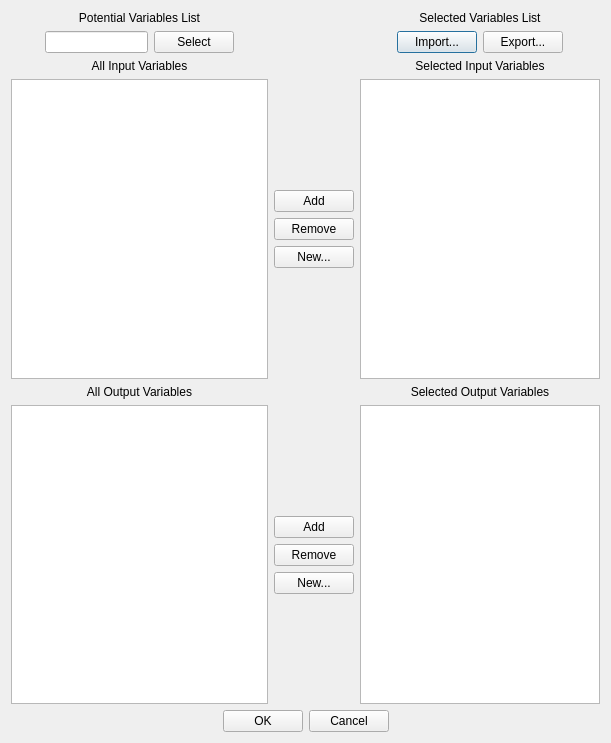
<?xml version="1.0" encoding="UTF-8"?>
<ui version="4.0">
 <class>SelectVarsDialog</class>
 <widget class="QDialog" name="SelectVarsDialog">
  <property name="geometry">
   <rect>
    <x>0</x>
    <y>0</y>
    <width>611</width>
    <height>743</height>
   </rect>
  </property>
  <property name="windowTitle">
   <string>Select Variables of Interest</string>
  </property>
  <layout class="QVBoxLayout" name="verticalLayout">
   <item>
    <layout class="QGridLayout" name="gridLayout">
     <item row="0" column="0">
      <widget class="QLabel" name="label">
       <property name="text">
        <string>Potential Variables List</string>
       </property>
       <property name="alignment">
        <set>Qt::AlignCenter</set>
       </property>
      </widget>
     </item>
     <item row="0" column="2">
      <widget class="QLabel" name="label_6">
       <property name="text">
        <string>Selected Variables List</string>
       </property>
       <property name="alignment">
        <set>Qt::AlignCenter</set>
       </property>
      </widget>
     </item>
     <item row="1" column="2">
      <layout class="QHBoxLayout" name="horizontalLayout_2">
       <item>
        <spacer name="horizontalSpacer_6">
         <property name="orientation">
          <enum>Qt::Horizontal</enum>
         </property>
         <property name="sizeHint" stdset="0">
          <size>
           <width>40</width>
           <height>20</height>
          </size>
         </property>
        </spacer>
       </item>
       <item>
        <widget class="QPushButton" name="loadVarsButton">
         <property name="text">
          <string>Import...</string>
         </property>
        </widget>
       </item>
       <item>
        <widget class="QPushButton" name="saveVarsButton">
         <property name="text">
          <string>Export...</string>
         </property>
        </widget>
       </item>
       <item>
        <spacer name="horizontalSpacer_5">
         <property name="orientation">
          <enum>Qt::Horizontal</enum>
         </property>
         <property name="sizeHint" stdset="0">
          <size>
           <width>40</width>
           <height>20</height>
          </size>
         </property>
        </spacer>
       </item>
      </layout>
     </item>
     <item row="2" column="0">
      <widget class="QLabel" name="label_4">
       <property name="text">
        <string>All Input Variables</string>
       </property>
       <property name="alignment">
        <set>Qt::AlignCenter</set>
       </property>
      </widget>
     </item>
     <item row="2" column="2">
      <widget class="QLabel" name="label_5">
       <property name="text">
        <string>Selected Input Variables</string>
       </property>
       <property name="alignment">
        <set>Qt::AlignCenter</set>
       </property>
      </widget>
     </item>
     <item row="3" column="0">
      <widget class="QListWidget" name="allInputVarListWidget">
       <property name="selectionMode">
        <enum>QAbstractItemView::MultiSelection</enum>
       </property>
      </widget>
     </item>
     <item row="3" column="1">
      <layout class="QVBoxLayout" name="verticalLayout_6">
       <item>
        <spacer name="verticalSpacer_3">
         <property name="orientation">
          <enum>Qt::Vertical</enum>
         </property>
         <property name="sizeHint" stdset="0">
          <size>
           <width>20</width>
           <height>40</height>
          </size>
         </property>
        </spacer>
       </item>
       <item>
        <widget class="QPushButton" name="addInputVarButton">
         <property name="text">
          <string>Add</string>
         </property>
        </widget>
       </item>
       <item>
        <widget class="QPushButton" name="removeInputVarButton">
         <property name="text">
          <string>Remove</string>
         </property>
        </widget>
       </item>
       <item>
        <widget class="QPushButton" name="newInputVarButton">
         <property name="text">
          <string>New...</string>
         </property>
        </widget>
       </item>
       <item>
        <spacer name="verticalSpacer_4">
         <property name="orientation">
          <enum>Qt::Vertical</enum>
         </property>
         <property name="sizeHint" stdset="0">
          <size>
           <width>20</width>
           <height>40</height>
          </size>
         </property>
        </spacer>
       </item>
      </layout>
     </item>
     <item row="3" column="2">
      <widget class="QListWidget" name="selectedInputVarListWidget">
       <property name="selectionMode">
        <enum>QAbstractItemView::MultiSelection</enum>
       </property>
      </widget>
     </item>
     <item row="4" column="0">
      <widget class="QLabel" name="label_2">
       <property name="text">
        <string>All Output Variables</string>
       </property>
       <property name="alignment">
        <set>Qt::AlignCenter</set>
       </property>
      </widget>
     </item>
     <item row="4" column="2">
      <widget class="QLabel" name="label_3">
       <property name="text">
        <string>Selected Output Variables</string>
       </property>
       <property name="alignment">
        <set>Qt::AlignCenter</set>
       </property>
      </widget>
     </item>
     <item row="5" column="0">
      <widget class="QListWidget" name="allOutputVarListWidget">
       <property name="selectionMode">
        <enum>QAbstractItemView::MultiSelection</enum>
       </property>
      </widget>
     </item>
     <item row="5" column="1">
      <layout class="QVBoxLayout" name="verticalLayout_2">
       <item>
        <spacer name="verticalSpacer_2">
         <property name="orientation">
          <enum>Qt::Vertical</enum>
         </property>
         <property name="sizeHint" stdset="0">
          <size>
           <width>20</width>
           <height>40</height>
          </size>
         </property>
        </spacer>
       </item>
       <item>
        <widget class="QPushButton" name="addOutputVarButton">
         <property name="text">
          <string>Add</string>
         </property>
        </widget>
       </item>
       <item>
        <widget class="QPushButton" name="removeOutputVarButton">
         <property name="text">
          <string>Remove</string>
         </property>
        </widget>
       </item>
       <item>
        <widget class="QPushButton" name="newOutputVarButton">
         <property name="text">
          <string>New...</string>
         </property>
        </widget>
       </item>
       <item>
        <spacer name="verticalSpacer">
         <property name="orientation">
          <enum>Qt::Vertical</enum>
         </property>
         <property name="sizeHint" stdset="0">
          <size>
           <width>20</width>
           <height>40</height>
          </size>
         </property>
        </spacer>
       </item>
      </layout>
     </item>
     <item row="5" column="2">
      <widget class="QListWidget" name="selectedOutputVarListWidget">
       <property name="selectionMode">
        <enum>QAbstractItemView::MultiSelection</enum>
       </property>
      </widget>
     </item>
     <item row="1" column="0">
      <layout class="QHBoxLayout" name="horizontalLayout_5">
       <item>
        <spacer name="horizontalSpacer_4">
         <property name="orientation">
          <enum>Qt::Horizontal</enum>
         </property>
         <property name="sizeHint" stdset="0">
          <size>
           <width>40</width>
           <height>20</height>
          </size>
         </property>
        </spacer>
       </item>
       <item>
        <widget class="QLineEdit" name="varListObjLineEdit">
         <property name="readOnly">
          <bool>true</bool>
         </property>
        </widget>
       </item>
       <item>
        <widget class="QPushButton" name="selectButton">
         <property name="text">
          <string>Select</string>
         </property>
        </widget>
       </item>
       <item>
        <spacer name="horizontalSpacer_3">
         <property name="orientation">
          <enum>Qt::Horizontal</enum>
         </property>
         <property name="sizeHint" stdset="0">
          <size>
           <width>40</width>
           <height>20</height>
          </size>
         </property>
        </spacer>
       </item>
      </layout>
     </item>
    </layout>
   </item>
   <item>
    <layout class="QHBoxLayout" name="horizontalLayout">
     <item>
      <spacer name="horizontalSpacer">
       <property name="orientation">
        <enum>Qt::Horizontal</enum>
       </property>
       <property name="sizeHint" stdset="0">
        <size>
         <width>40</width>
         <height>20</height>
        </size>
       </property>
      </spacer>
     </item>
     <item>
      <widget class="QPushButton" name="OKButton">
       <property name="text">
        <string>OK</string>
       </property>
      </widget>
     </item>
     <item>
      <widget class="QPushButton" name="cancelButton">
       <property name="text">
        <string>Cancel</string>
       </property>
      </widget>
     </item>
     <item>
      <spacer name="horizontalSpacer_2">
       <property name="orientation">
        <enum>Qt::Horizontal</enum>
       </property>
       <property name="sizeHint" stdset="0">
        <size>
         <width>40</width>
         <height>20</height>
        </size>
       </property>
      </spacer>
     </item>
    </layout>
   </item>
  </layout>
 </widget>
 <resources/>
 <connections/>
</ui>
